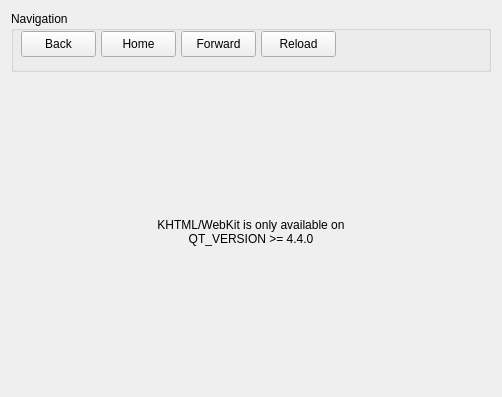
<ui version="4.0" >
 <class>MyBrowser</class>
 <widget class="QWidget" name="MyBrowser" >
  <property name="geometry" >
   <rect>
    <x>0</x>
    <y>0</y>
    <width>502</width>
    <height>397</height>
   </rect>
  </property>
  <property name="windowTitle" >
   <string>Form</string>
  </property>
  <layout class="QHBoxLayout" >
   <item>
    <layout class="QVBoxLayout" >
     <item>
      <widget class="QGroupBox" name="groupBoxNavigation" >
       <property name="minimumSize" >
        <size>
         <width>0</width>
         <height>61</height>
        </size>
       </property>
       <property name="maximumSize" >
        <size>
         <width>16777215</width>
         <height>61</height>
        </size>
       </property>
       <property name="title" >
        <string>Navigation</string>
       </property>
       <widget class="QPushButton" name="pushButtonBack" >
        <property name="geometry" >
         <rect>
          <x>10</x>
          <y>20</y>
          <width>75</width>
          <height>26</height>
         </rect>
        </property>
        <property name="toolTip" >
         <string>Back</string>
        </property>
        <property name="text" >
         <string>Back</string>
        </property>
        <property name="icon" >
         <iconset resource="pvbrowser.qrc" >:/images/back.png</iconset>
        </property>
       </widget>
       <widget class="QPushButton" name="pushButtonHome" >
        <property name="geometry" >
         <rect>
          <x>90</x>
          <y>20</y>
          <width>75</width>
          <height>26</height>
         </rect>
        </property>
        <property name="toolTip" >
         <string>Home</string>
        </property>
        <property name="text" >
         <string>Home</string>
        </property>
        <property name="icon" >
         <iconset resource="pvbrowser.qrc" >:/images/gohome.png</iconset>
        </property>
       </widget>
       <widget class="QPushButton" name="pushButtonForward" >
        <property name="geometry" >
         <rect>
          <x>170</x>
          <y>20</y>
          <width>75</width>
          <height>26</height>
         </rect>
        </property>
        <property name="toolTip" >
         <string>Forward</string>
        </property>
        <property name="text" >
         <string>Forward</string>
        </property>
        <property name="icon" >
         <iconset resource="pvbrowser.qrc" >:/images/reconnect.png</iconset>
        </property>
       </widget>
       <widget class="QPushButton" name="pushButtonReload" >
        <property name="geometry" >
         <rect>
          <x>250</x>
          <y>20</y>
          <width>75</width>
          <height>26</height>
         </rect>
        </property>
        <property name="text" >
         <string>Reload</string>
        </property>
        <property name="icon" >
         <iconset resource="pvbrowser.qrc" >:/images/reload.png</iconset>
        </property>
       </widget>
      </widget>
     </item>
     <item>
      <widget class="QLabel" name="browser" >
       <property name="text" >
        <string>KHTML/WebKit is only available on&lt;br>QT_VERSION >= 4.4.0</string>
       </property>
       <property name="alignment" >
        <set>Qt::AlignCenter</set>
       </property>
      </widget>
     </item>
    </layout>
   </item>
  </layout>
 </widget>
 <resources>
  <include location="pvbrowser.qrc" />
 </resources>
 <connections/>
</ui>
